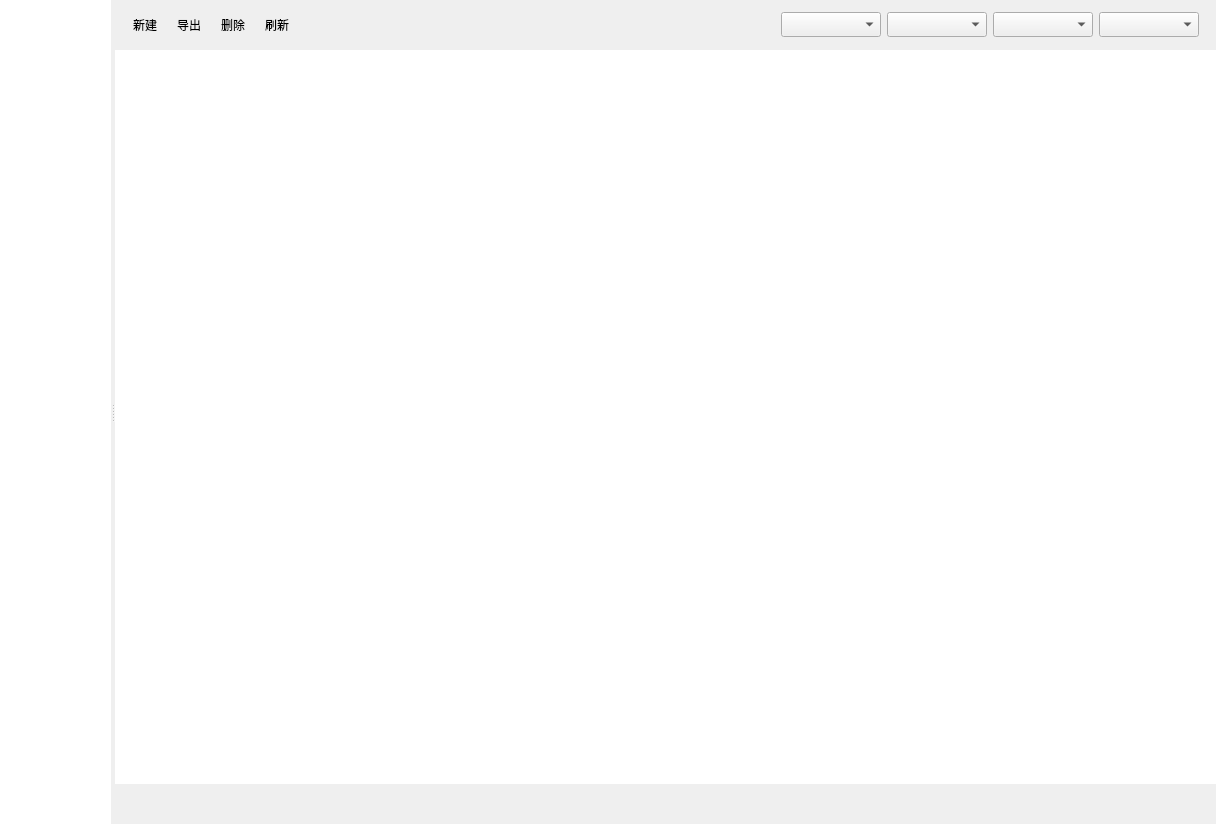
<?xml version="1.0" encoding="UTF-8"?>
<ui version="4.0">
 <class>AzzXggManager</class>
 <widget class="QWidget" name="AzzXggManager">
  <property name="geometry">
   <rect>
    <x>0</x>
    <y>0</y>
    <width>1216</width>
    <height>824</height>
   </rect>
  </property>
  <property name="windowTitle">
   <string>WindowTitle</string>
  </property>
  <property name="styleSheet">
   <string notr="true">QHeaderView::section:horizontal{
padding:2px;
border:1px solid rgb(223, 223, 223);
border-left:none;
background-color: white;
}
QHeaderView::section:horizontal:last{
border-right:none;
}
QHeaderView::section:vertical{
padding:2px;
border:1px solid rgb(223, 223, 223);
border-top:none;
background-color: white;
}
QHeaderView::section:vertical:last{
border-bottom:none;
}
QTableView{
border: none;
}
QTreeView{
border: none;
}
QTableView QTableCornerButton::section{
border:1px solid rgb(223, 223, 223);
background-color: white;
}</string>
  </property>
  <layout class="QVBoxLayout" name="verticalLayout_4">
   <property name="spacing">
    <number>0</number>
   </property>
   <property name="leftMargin">
    <number>0</number>
   </property>
   <property name="topMargin">
    <number>0</number>
   </property>
   <property name="rightMargin">
    <number>0</number>
   </property>
   <property name="bottomMargin">
    <number>0</number>
   </property>
   <item>
    <widget class="QSplitter" name="splitter">
     <property name="orientation">
      <enum>Qt::Horizontal</enum>
     </property>
     <widget class="QWidget" name="widgetLeft" native="true">
      <layout class="QVBoxLayout" name="verticalLayout_3">
       <property name="spacing">
        <number>0</number>
       </property>
       <property name="leftMargin">
        <number>0</number>
       </property>
       <property name="topMargin">
        <number>0</number>
       </property>
       <property name="rightMargin">
        <number>0</number>
       </property>
       <property name="bottomMargin">
        <number>0</number>
       </property>
       <item>
        <widget class="QTreeWidget" name="treeWidget">
         <property name="headerHidden">
          <bool>true</bool>
         </property>
         <column>
          <property name="text">
           <string notr="true">1</string>
          </property>
         </column>
        </widget>
       </item>
      </layout>
     </widget>
     <widget class="QWidget" name="widgetRight" native="true">
      <layout class="QVBoxLayout" name="verticalLayout">
       <property name="spacing">
        <number>0</number>
       </property>
       <property name="leftMargin">
        <number>0</number>
       </property>
       <property name="topMargin">
        <number>0</number>
       </property>
       <property name="rightMargin">
        <number>0</number>
       </property>
       <property name="bottomMargin">
        <number>0</number>
       </property>
       <item>
        <widget class="QWidget" name="widgetFilter" native="true">
         <property name="minimumSize">
          <size>
           <width>0</width>
           <height>50</height>
          </size>
         </property>
         <property name="maximumSize">
          <size>
           <width>16777215</width>
           <height>50</height>
          </size>
         </property>
         <layout class="QHBoxLayout" name="horizontalLayout">
          <property name="topMargin">
           <number>0</number>
          </property>
          <property name="bottomMargin">
           <number>0</number>
          </property>
          <item>
           <widget class="QToolButton" name="btnAdd">
            <property name="minimumSize">
             <size>
              <width>0</width>
              <height>0</height>
             </size>
            </property>
            <property name="maximumSize">
             <size>
              <width>16777215</width>
              <height>16777215</height>
             </size>
            </property>
            <property name="styleSheet">
             <string notr="true"/>
            </property>
            <property name="text">
             <string>新建</string>
            </property>
            <property name="icon">
             <iconset resource="../YZResource/YZResource.qrc">
              <normaloff>:/toolbar/Resources/toolbar/add.png</normaloff>:/toolbar/Resources/toolbar/add.png</iconset>
            </property>
            <property name="iconSize">
             <size>
              <width>20</width>
              <height>20</height>
             </size>
            </property>
            <property name="toolButtonStyle">
             <enum>Qt::ToolButtonTextBesideIcon</enum>
            </property>
            <property name="autoRaise">
             <bool>true</bool>
            </property>
           </widget>
          </item>
          <item>
           <widget class="QToolButton" name="btnExport">
            <property name="minimumSize">
             <size>
              <width>0</width>
              <height>0</height>
             </size>
            </property>
            <property name="maximumSize">
             <size>
              <width>16777215</width>
              <height>16777215</height>
             </size>
            </property>
            <property name="styleSheet">
             <string notr="true"/>
            </property>
            <property name="text">
             <string>导出</string>
            </property>
            <property name="icon">
             <iconset resource="../YZResource/YZResource.qrc">
              <normaloff>:/toolbar/Resources/toolbar/export.png</normaloff>:/toolbar/Resources/toolbar/export.png</iconset>
            </property>
            <property name="iconSize">
             <size>
              <width>20</width>
              <height>20</height>
             </size>
            </property>
            <property name="toolButtonStyle">
             <enum>Qt::ToolButtonTextBesideIcon</enum>
            </property>
            <property name="autoRaise">
             <bool>true</bool>
            </property>
           </widget>
          </item>
          <item>
           <widget class="QToolButton" name="btnDelete">
            <property name="minimumSize">
             <size>
              <width>0</width>
              <height>0</height>
             </size>
            </property>
            <property name="maximumSize">
             <size>
              <width>16777215</width>
              <height>16777215</height>
             </size>
            </property>
            <property name="styleSheet">
             <string notr="true"/>
            </property>
            <property name="text">
             <string>删除</string>
            </property>
            <property name="icon">
             <iconset resource="../YZResource/YZResource.qrc">
              <normaloff>:/toolbar/Resources/toolbar/delete.png</normaloff>:/toolbar/Resources/toolbar/delete.png</iconset>
            </property>
            <property name="iconSize">
             <size>
              <width>20</width>
              <height>20</height>
             </size>
            </property>
            <property name="toolButtonStyle">
             <enum>Qt::ToolButtonTextBesideIcon</enum>
            </property>
            <property name="autoRaise">
             <bool>true</bool>
            </property>
           </widget>
          </item>
          <item>
           <widget class="QToolButton" name="btnRefresh">
            <property name="minimumSize">
             <size>
              <width>0</width>
              <height>0</height>
             </size>
            </property>
            <property name="maximumSize">
             <size>
              <width>16777215</width>
              <height>16777215</height>
             </size>
            </property>
            <property name="styleSheet">
             <string notr="true"/>
            </property>
            <property name="text">
             <string>刷新</string>
            </property>
            <property name="icon">
             <iconset resource="../YZResource/YZResource.qrc">
              <normaloff>:/toolbar/Resources/toolbar/refresh.png</normaloff>:/toolbar/Resources/toolbar/refresh.png</iconset>
            </property>
            <property name="iconSize">
             <size>
              <width>20</width>
              <height>20</height>
             </size>
            </property>
            <property name="toolButtonStyle">
             <enum>Qt::ToolButtonTextBesideIcon</enum>
            </property>
            <property name="autoRaise">
             <bool>true</bool>
            </property>
           </widget>
          </item>
          <item>
           <spacer name="horizontalSpacer">
            <property name="orientation">
             <enum>Qt::Horizontal</enum>
            </property>
            <property name="sizeHint" stdset="0">
             <size>
              <width>1920</width>
              <height>20</height>
             </size>
            </property>
           </spacer>
          </item>
          <item>
           <widget class="QComboBox" name="cbxStatus">
            <property name="sizePolicy">
             <sizepolicy hsizetype="Minimum" vsizetype="Fixed">
              <horstretch>0</horstretch>
              <verstretch>0</verstretch>
             </sizepolicy>
            </property>
            <property name="minimumSize">
             <size>
              <width>100</width>
              <height>25</height>
             </size>
            </property>
            <property name="maximumSize">
             <size>
              <width>16777215</width>
              <height>25</height>
             </size>
            </property>
           </widget>
          </item>
          <item>
           <widget class="QComboBox" name="cbxDelay">
            <property name="sizePolicy">
             <sizepolicy hsizetype="Minimum" vsizetype="Fixed">
              <horstretch>0</horstretch>
              <verstretch>0</verstretch>
             </sizepolicy>
            </property>
            <property name="minimumSize">
             <size>
              <width>100</width>
              <height>25</height>
             </size>
            </property>
            <property name="maximumSize">
             <size>
              <width>16777215</width>
              <height>25</height>
             </size>
            </property>
           </widget>
          </item>
          <item>
           <widget class="QComboBox" name="cbxTemplate">
            <property name="sizePolicy">
             <sizepolicy hsizetype="Minimum" vsizetype="Fixed">
              <horstretch>0</horstretch>
              <verstretch>0</verstretch>
             </sizepolicy>
            </property>
            <property name="minimumSize">
             <size>
              <width>100</width>
              <height>25</height>
             </size>
            </property>
            <property name="maximumSize">
             <size>
              <width>16777215</width>
              <height>25</height>
             </size>
            </property>
           </widget>
          </item>
          <item>
           <widget class="SelectUserComboBox" name="cbxCreator">
            <property name="sizePolicy">
             <sizepolicy hsizetype="Minimum" vsizetype="Fixed">
              <horstretch>0</horstretch>
              <verstretch>0</verstretch>
             </sizepolicy>
            </property>
            <property name="minimumSize">
             <size>
              <width>100</width>
              <height>25</height>
             </size>
            </property>
            <property name="maximumSize">
             <size>
              <width>16777215</width>
              <height>25</height>
             </size>
            </property>
           </widget>
          </item>
          <item>
           <widget class="SearchUI" name="searchWidget" native="true">
            <property name="minimumSize">
             <size>
              <width>0</width>
              <height>0</height>
             </size>
            </property>
            <property name="maximumSize">
             <size>
              <width>530</width>
              <height>16777215</height>
             </size>
            </property>
            <property name="styleSheet">
             <string notr="true"/>
            </property>
           </widget>
          </item>
         </layout>
        </widget>
       </item>
       <item>
        <widget class="QWidget" name="widgetMain" native="true">
         <property name="styleSheet">
          <string notr="true"/>
         </property>
         <layout class="QVBoxLayout" name="verticalLayout_2">
          <property name="spacing">
           <number>0</number>
          </property>
          <property name="leftMargin">
           <number>0</number>
          </property>
          <property name="topMargin">
           <number>0</number>
          </property>
          <property name="rightMargin">
           <number>0</number>
          </property>
          <property name="bottomMargin">
           <number>0</number>
          </property>
          <item>
           <widget class="AzzXggTable" name="tableWidget">
            <property name="styleSheet">
             <string notr="true">QHeaderView::section:horizontal{
padding:2px;
border:1px solid rgb(223, 223, 223);
border-left:none;
background-color: white;
}
QHeaderView::section:horizontal:last{
border-right:none;
}
QHeaderView::section:vertical{
padding:2px;
border:1px solid rgb(223, 223, 223);
border-top:none;
background-color: white;
}
QHeaderView::section:vertical:last{
border-bottom:none;
}
QTableView{
border: none;
}
QTableView QTableCornerButton::section{
border:1px solid rgb(223, 223, 223);
background-color: white;
}</string>
            </property>
           </widget>
          </item>
          <item>
           <widget class="QPageWidgetWithGo" name="pageWidget" native="true">
            <property name="sizePolicy">
             <sizepolicy hsizetype="Expanding" vsizetype="Fixed">
              <horstretch>0</horstretch>
              <verstretch>0</verstretch>
             </sizepolicy>
            </property>
            <property name="minimumSize">
             <size>
              <width>0</width>
              <height>40</height>
             </size>
            </property>
            <property name="maximumSize">
             <size>
              <width>16777215</width>
              <height>40</height>
             </size>
            </property>
            <property name="styleSheet">
             <string notr="true">QWidget#widget_page{
border: none;
border-top: 1px solid rgb(223, 223, 223);
background-color: white;
}</string>
            </property>
           </widget>
          </item>
         </layout>
        </widget>
       </item>
      </layout>
     </widget>
    </widget>
   </item>
  </layout>
 </widget>
 <layoutdefault spacing="6" margin="11"/>
 <customwidgets>
  <customwidget>
   <class>AzzXggTable</class>
   <extends>QTableWidget</extends>
   <header>AzzXggTable.h</header>
  </customwidget>
  <customwidget>
   <class>SearchUI</class>
   <extends>QWidget</extends>
   <header location="global">YZCommonCtrl\SearchUI.h</header>
   <container>1</container>
  </customwidget>
  <customwidget>
   <class>QPageWidgetWithGo</class>
   <extends>QWidget</extends>
   <header location="global">YZCommonCtrl\QPageWidgetWithGo.h</header>
   <container>1</container>
  </customwidget>
  <customwidget>
   <class>SelectUserComboBox</class>
   <extends>QComboBox</extends>
   <header>YZPublicPro\SelectUserComboBox.h</header>
  </customwidget>
 </customwidgets>
 <resources>
  <include location="../YZResource/YZResource.qrc"/>
 </resources>
 <connections/>
</ui>
